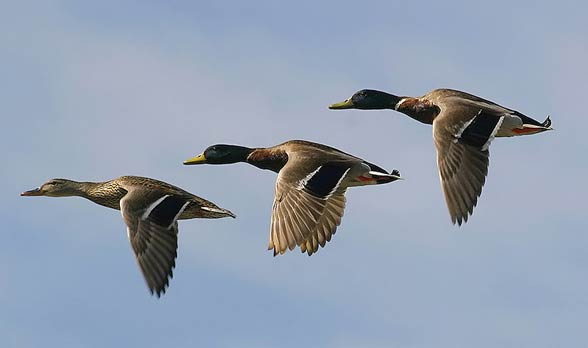
%> input picture Image Analysis/kaczki.jpg, 588 x 348 px
$ octave script4.m   (GNU Octave 9; MATLAB toolbox functions it lacks are replaced by stand-ins)
%> lines starting %> are read from the running program, lines starting %| are printed output that depends on the picture; in (x1, y1, x2, y2) boxes, pixels count from 0 and x2, y2 are one past the last pixel; in counts of white or black regions, pixels touching at a corner belong together; the program's own positions count from 1
clear; clc;

im = double(imread('kaczki.jpg'))/255;

im = 1 - rgb2gray(im);
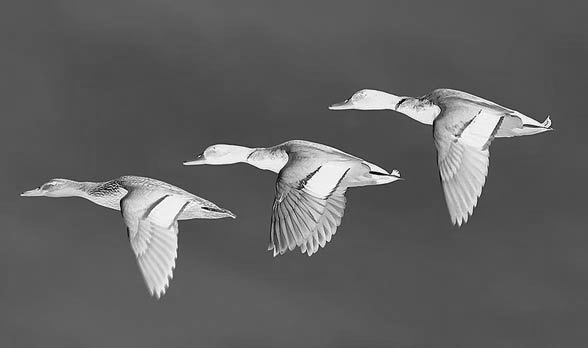
%> im: size 348x588 double; min 0, max 1, mean 0.382

im = imbinarize(im);
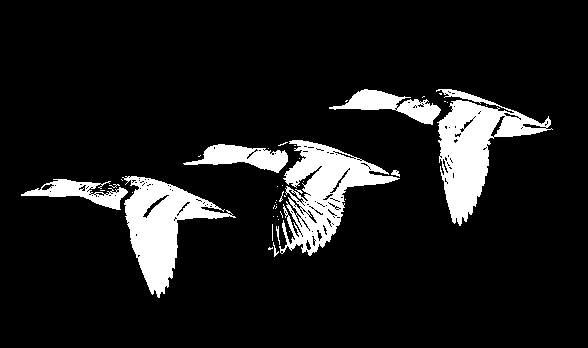
%> im: size 348x588 logical; 10.7% white; 42 white regions (33 under 20 px), largest, box (x1, y1, x2, y2) and area: (436, 89, 553, 226) 6076, (279, 140, 400, 256) 5609, (122, 176, 236, 298) 5440
im = imclose(im, ones(11));
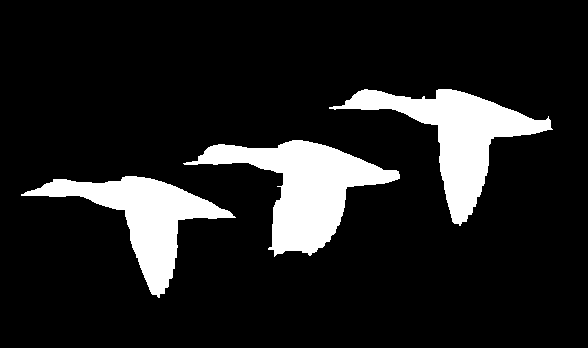
%> im: size 348x588 logical; 12.8% white; 3 white regions, box (x1, y1, x2, y2) and area: (183, 140, 400, 257) 9635, (329, 89, 553, 226) 8814, (21, 176, 236, 298) 7652

% [63 lines of commented-out code are left out]

im(:, [1, end]) = 1;
im([1, end], :) = 1; % dodajemy ramke
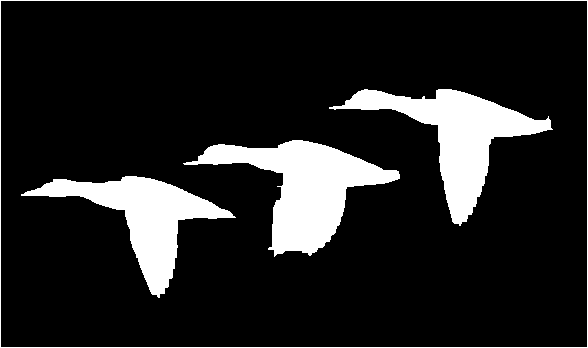
%> im: size 348x588 logical; 13.7% white; 4 white regions, box (x1, y1, x2, y2) and area: (183, 140, 400, 257) 9635, (329, 89, 553, 226) 8814, (21, 176, 236, 298) 7652, (0, 0, 588, 348) 1868
d = bwdist(im, 'chessboard'); %odl piksela od najblizszego bialego piksela
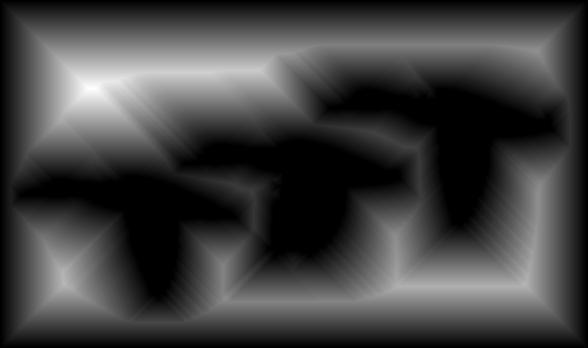
%> d: size 348x588 single; min 0, max 88, mean 22.3; drawn with min black and max white
imshow(d, [0, max(d, [], 'all')]);

$ run again, with Image Analysis/ptaki2.jpg copied over Image Analysis/kaczki.jpg
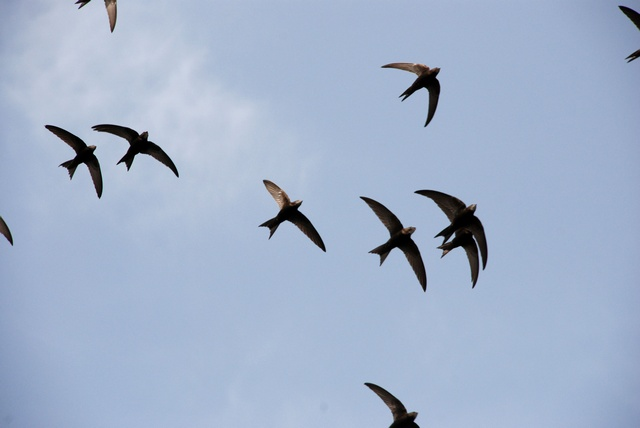
%> input picture Image Analysis/ptaki2.jpg, 640 x 428 px
%> `im = imbinarize(im);`:
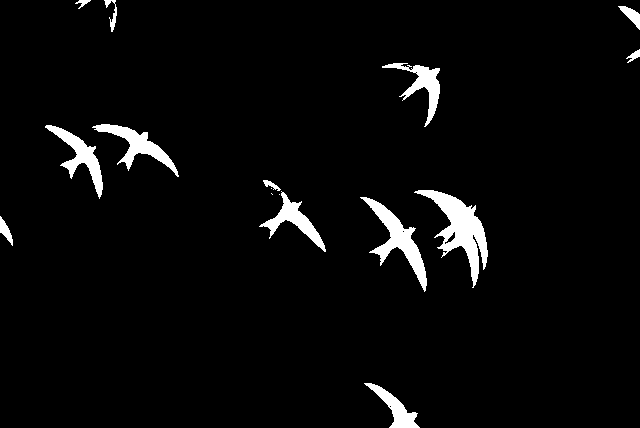
%> im: size 428x640 logical; 3.7% white; 16 white regions (3 under 20 px), largest, box (x1, y1, x2, y2) and area: (414, 190, 488, 288) 2419, (360, 197, 427, 292) 1674, (92, 124, 179, 177) 1241
%> `d = bwdist(im, 'chessboard');`:
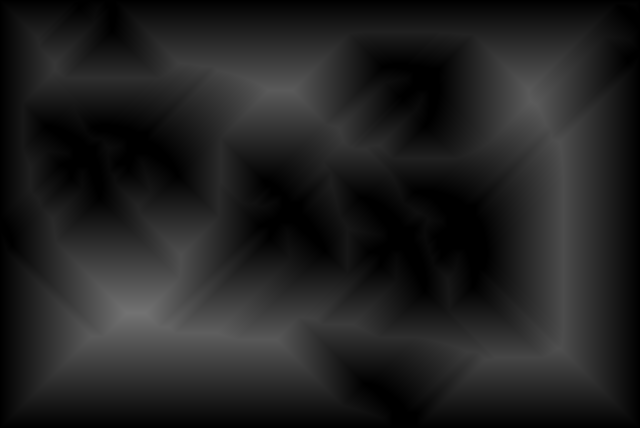
%> d: size 428x640 single; min 0, max 114, mean 32.9
